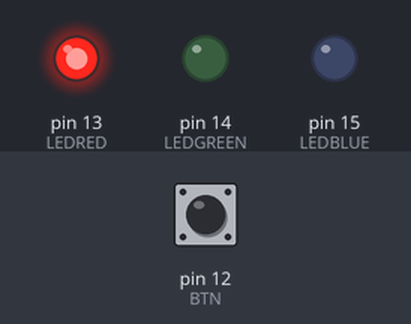
Recording of a sketch running on a simulated Arduino Uno, built with avr-gcc and run on an emulated ATmega328P. Shown: output pins drawn as LEDs (lit = HIGH). The inputs (shaded band) are chosen by the test bench; at power-on: pin 12 (BTN) HIGH.

Above: at 1.2 s.
1.3 s: pin 12 (BTN) pulled LOW for 0.25 s
At 1.5 s:
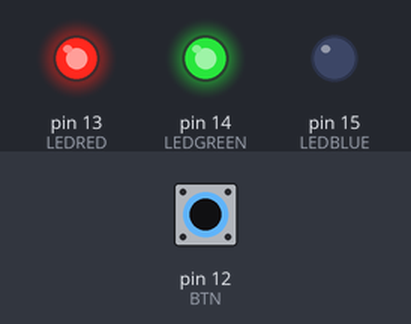
At 5.2 s:
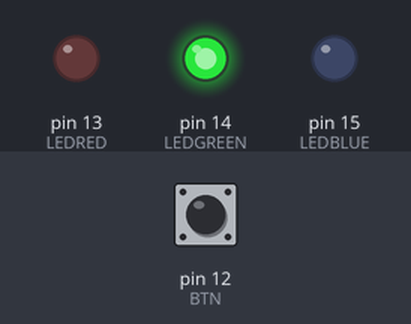
Timing chart, 0 to 9.9 s (numbered marks = the images above; inputs shaded):
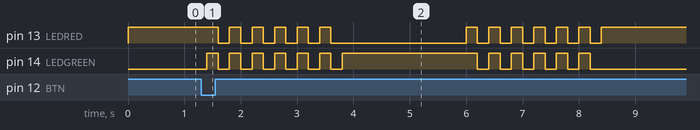

The sketch:

PedestrianCrossing.ino
```cpp
// Pedestrian Traffic Crossing Control

// Define pin numbers for LEDs and button
const int LEDRED = 13;
const int LEDGREEN = 14;
const int LEDBLUE = 15;
const int BTN = 12;

// Define delay time for light transitions
int delay_time = 100;
int i;

void setup() {
  // Set pin modes for LEDs and button
  pinMode(LEDRED, OUTPUT);
  pinMode(LEDBLUE, OUTPUT);
  pinMode(LEDGREEN, OUTPUT);
  pinMode(BTN, INPUT);
}

void loop() {
  // Initially turn on red LED
  digitalWrite(LEDRED, HIGH);

  // Check if button is pressed
  if (digitalRead(BTN) == LOW) {
    // Flash red and green LEDs alternately for 5 cycles
    for (i = 0; i <= 5; i++) {
      digitalWrite(LEDRED, HIGH);
      digitalWrite(LEDGREEN, HIGH);
      delay(200);
      digitalWrite(LEDRED, LOW);
      digitalWrite(LEDGREEN, LOW);
      delay(200);
    }

    // Turn on green LED for 10 cycles
    for (i = 0; i <= 10; i++) {
      digitalWrite(LEDGREEN, HIGH);
      delay(200);
    }

    // Flash red and green LEDs alternately for 5 cycles
    for (i = 0; i <= 5; i++) {
      digitalWrite(LEDRED, HIGH);
      digitalWrite(LEDGREEN, HIGH);
      delay(200);
      digitalWrite(LEDRED, LOW);
      digitalWrite(LEDGREEN, LOW);
      delay(200);
    }
  }
  // If button is not pressed, maintain red LED
  else {
    digitalWrite(LEDRED, HIGH);
    digitalWrite(LEDGREEN, LOW);
    digitalWrite(LEDBLUE, LOW);
    delay(200);
  }
}
```

Measured:
- after the input at 1.3 s, pin 13 (LEDRED): goes 5 × (LOW 0.20 s, HIGH 0.20 s), LOW 2.4 s, 6 × (HIGH 0.20 s, LOW 0.20 s), then HIGH, starting after 0.30 s; pin 14 (LEDGREEN): goes 6 × (HIGH 0.20 s, LOW 0.20 s), HIGH 2.4 s, 5 × (LOW 0.20 s, HIGH 0.20 s), then LOW, starting after 0.10 s
